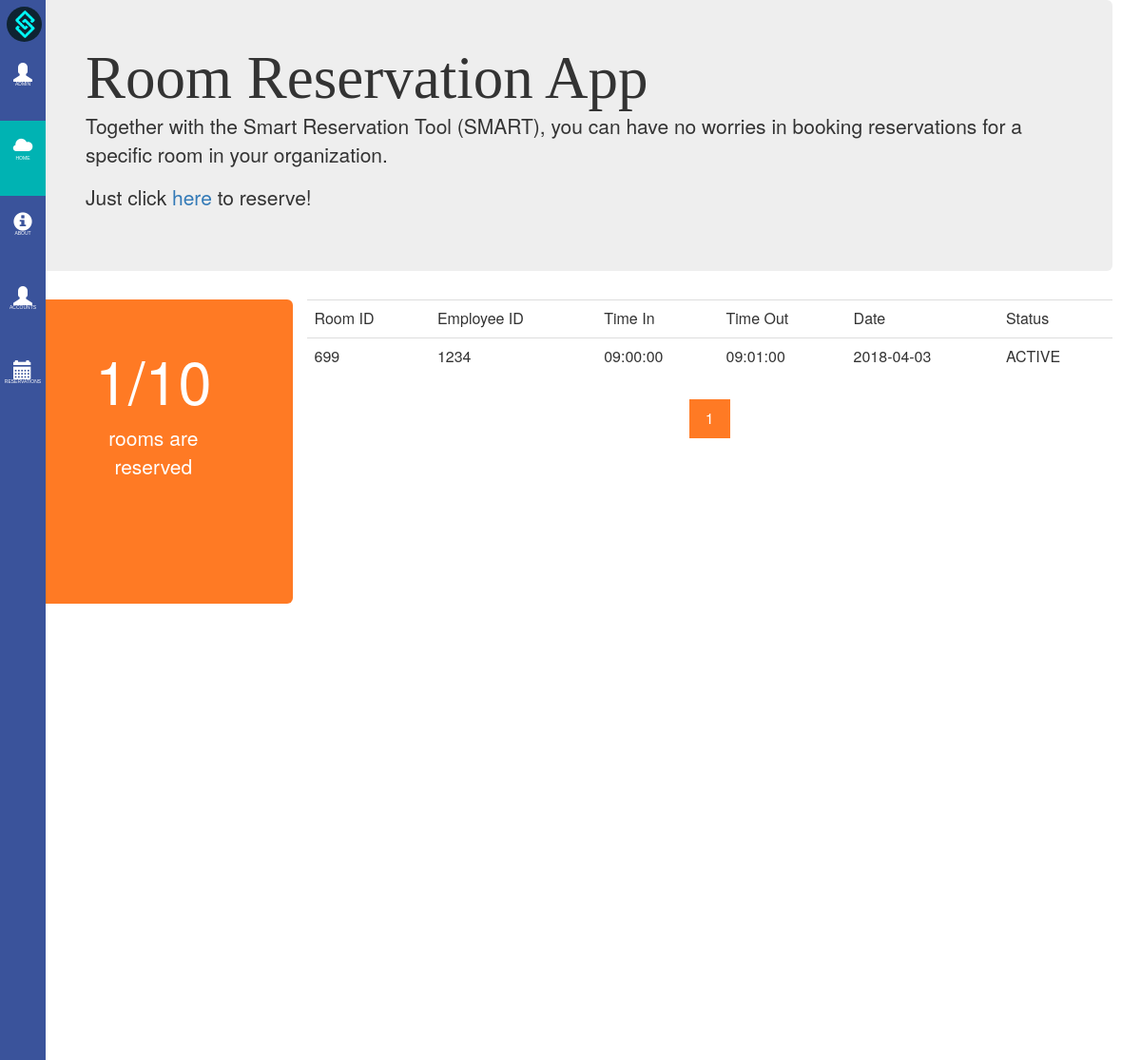
Screenshot of /homepage.php (signed in) with the database file from the repository.
### tables this page shows
CREATE TABLE `tbl_sched` (
  `id` int(11) NOT NULL,
  `room_id` varchar(5) NOT NULL,
  `emp_id` varchar(5) NOT NULL,
  `time_in` time NOT NULL,
  `time_out` time NOT NULL,
  `date` date NOT NULL,
  `u_code` varchar(5) NOT NULL,
  `Status` tinyint(1) NOT NULL
);

### homepage.php (the view, shortened to what this page needs)
<html>
<head>
    <link rel="stylesheet" href="css/bootstrap.min.css">
    <link rel="stylesheet" href="bren/side_bar.css" type="text/css">
    <link rel="stylesheet" href="mika/about.css" type="text/css">
     <link rel="stylesheet" href="mika/jumbotron.css" type="text/css">
</head>
<body>
<div class="sidebar">
    <ul>
        <li> <img src ='logo3.png' style="width: 78%; border-radius: 100%; margin-left: 7px; margin-top: 7px; margin-bottom: 5px"></li>
        <li><a onclick="return openaccNav()"><span class="glyphicon glyphicon-user"></span><span class="menu_label">Admin</span></a></li>
        <li><div class="selected"><a href="homepage.php"><span class="glyphicon glyphicon-cloud"></span><span class="menu_label">Home</span></a></div></li>
        <li><a href="aboutusadmin.php" ><span class="glyphicon glyphicon-info-sign" ></span><span class="menu_label">About</span></a></li>
        <li><a href="employees.php"><span class="glyphicon glyphicon-user"></span><span class="menu_label">Accounts</span></a></li>
        <li><a href="schedtable.php"><span class="glyphicon glyphicon-calendar"></span><span class="menu_label">Reservations</span></a></li>
    </ul>
</div>
<div class="container">
    <div class="jumbotron">
        <span class="h1"> Room Reservation App</span>
        <p>Together with the Smart Reservation Tool (SMART), you can have no worries in booking reservations for a specific room in your organization.</p>
        <p>Just click <a href="addsched.php">here</a> to reserve!</p>
         </div>
    <div class="row">
        <div class="jumbotron overview_active col-md-3">
            <h1>
                <?php
                include 'connect.php';
                $result = mysqli_query($con,"SELECT * FROM tbl_sched WHERE Status='1'");
                $rows = mysqli_num_rows($result);
                echo $rows . "/10 ";
                ?>
            </h1>
            <p>rooms are reserved</p>
        </div>
        <div class="table_view col-md-9">
            <table class="table">
                <tr class="headers">
                    <td>Room ID</td>
                    <td>Employee ID</td>
                    <td>Time In</td>
                    <td>Time Out</td>
                    <td>Date</td>
                    <td>Status</td>
                </tr>
                <?php
                include 'connect.php';
                if (isset($_GET["page"])) { $page  = $_GET["page"]; } else { $page=1; };
                $results_per_page = 4   ;
                $start_from = ($page-1) * $results_per_page;
                $SQL ="SELECT * FROM tbl_sched WHERE Status = '1' ORDER BY id LIMIT $start_from, ".$results_per_page;
                $res = mysqli_query($con, $SQL);
                while($row= mysqli_fetch_array($res)){
                ?>
                <tr>
                    <td><?php echo $row['room_id']; ?></td>
                    <td><?php echo $row['emp_id']; ?></td>
                    <td><?php echo $row['time_in']; ?></td>
                    <td><?php echo $row['time_out']; ?></td>
                    <td><?php echo $row['date']; ?></td>
                    <td><?php echo "ACTIVE"; ?></td>
                </tr>
                <?php
                }
                ?>
            </table>
            <div class="center">
                <div class="page-footers">
                    <?php
                    include 'connect.php';
                    $sql = "SELECT COUNT(id) AS total FROM tbl_sched WHERE Status=1";
                    $res = mysqli_query($con, $sql);
                    $row= mysqli_fetch_array($res);
                    $total_pages = ceil($row["total"] / $results_per_page);
                    for ($i=1; $i<=$total_pages; $i++) {
                        echo "<a class='pages";
                        echo ($i==$page) ? ' curPage\'' : '\'';
                        echo " href='homepage.php?page=".$i."'";
                        echo ">".$i."</a> ";
                    };
                    ?>
                </div>
            </div>
        </div>
    </div>
</div>
</body>
</html>

### bren/side_bar.css (style rules this page uses)
ul { list-style-type: none; margin: 0; padding: 0; z-index: 1; top: 0; left: 0; overflow-x: hidden; width: 4%; background: #3A539B; height: 100%; position: fixed; overflow: auto; }
li a { display: block; color: #FFF; padding: 16px 4px; text-decoration: none; font-family: sans-serif; width: 100%; height:7%; text-align: center; }
body,html { margin: 0; margin-top: 0; padding: 0; }
.menu_label { font-size: 0.5rem; display: block; text-transform: uppercase; }
.glyphicon { font-size: 20px; }
.selected { background-color: #00b3b3; color: white; }

### Mika/about.css (style rules this page uses)
.center { text-align: center; }

### Mika/jumbotron.css (style rules this page uses)
.h1 { font-family: Lucida Console; color: rgb(15, 108, 104); }
.overview_active { width: 25%; height: 40%; background: #ff7a24; color: #fff; padding: 40px 20px 10px 20px; text-align: center; padding-top:30px; margin-top: 0; }
.page-footers { text-align: center; margin: 0 auto; font-size: medium; padding-top: 5px; display: inline-block; }
.pages { color: black; float: left; padding: 8px 16px; text-decoration: none; border: 1px solid #2B2B2B; margin: 0 4px; }
.center { text-align: center; }
.curPage { background-color: #ff7a24; color: white; border: 1px solid #ff7a24; }
.table_view { height: 100%; }

### rows the page displays
tbl_sched: room "699", emp "1234", time_in "09:00:00", time_out "09:01:00", date "2018-04-03"

### other values shown
$rows "1"
